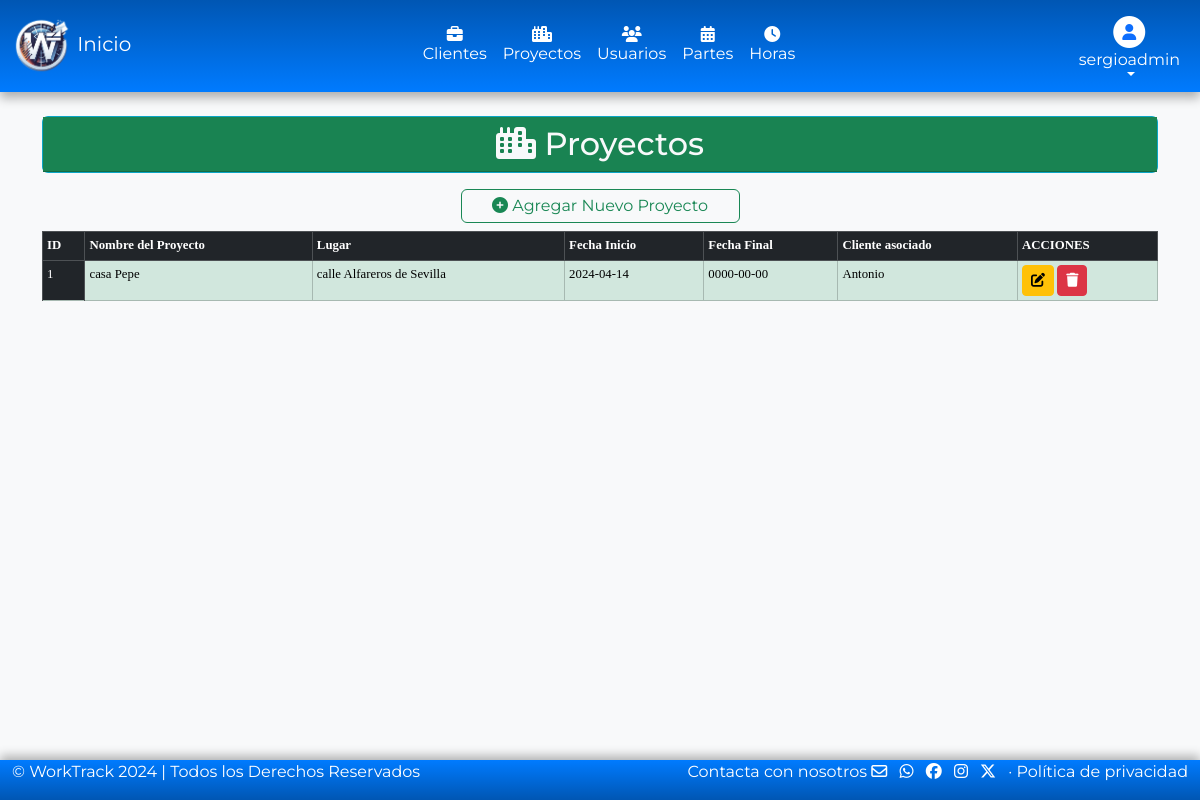
Page /models/proyectos/proyectos.php (signed in) on the earlier database version.
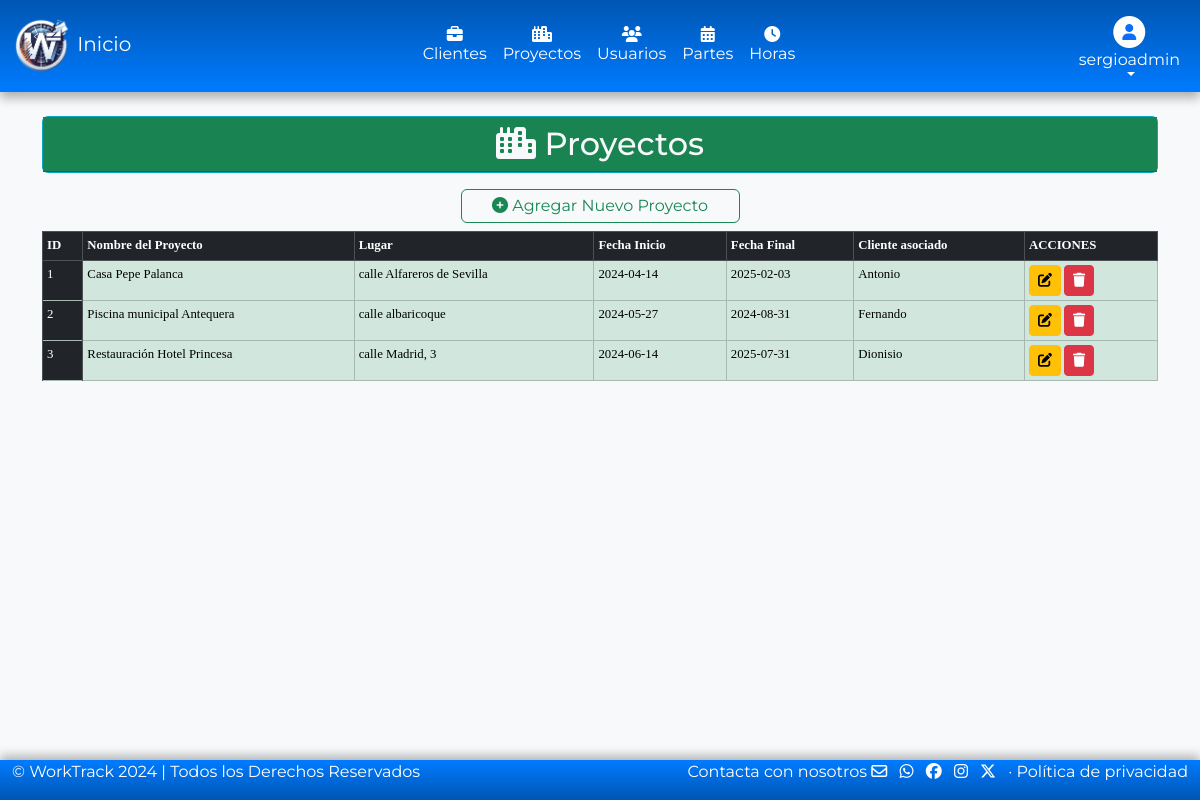
Same page on the later database version.
### tables this page shows
CREATE TABLE `proyectos` (
  `idProyecto` int(11) NOT NULL,
  `nombre` varchar(100) DEFAULT NULL,
  `lugar` varchar(100) DEFAULT NULL,
  `fechaInicio` date DEFAULT NULL,
  `fechaFin` date DEFAULT NULL,
  `idCliente` int(11) DEFAULT NULL
);

CREATE TABLE `clientes` (
  `idCliente` int(11) NOT NULL,
  `nombre` varchar(100) DEFAULT NULL,
  `apellidos` varchar(100) DEFAULT NULL,
  `email` varchar(100) DEFAULT NULL,
  `telefono` varchar(9) DEFAULT NULL,
  `direccion` varchar(255) DEFAULT NULL,
  `comentarios` text DEFAULT NULL
);

### models/proyectos/proyectos.php (the view, shortened to what this page needs)
<?php
require '../../config/conexion.php';
$consultaProyecto = $conexionbd->prepare("SELECT proyectos.idProyecto, proyectos.nombre, proyectos.lugar, proyectos.fechaInicio, proyectos.fechaFin, clientes.nombre AS nombreCliente
    FROM proyectos INNER JOIN clientes ON proyectos.idCliente = clientes.idCliente
");
$consultaProyecto->execute();
?>
<!DOCTYPE html>
<html lang="es">
<head>
    <link rel="stylesheet" href="/proyectoWT/assets/css/bootstrap.min.css">
    <link rel="stylesheet" href="/proyectoWT/assets/css/all.min.css">
</head>
<header>
    <?php
    if ($_SESSION['rol'] == 1) {
        require_once('../headerAdmin.php');
    } elseif ($_SESSION['rol'] == 2) {
        require_once('../headerUser.php');
    }
    ?>
</header>
<body>
    <div class="container py-4">
        <div class="card text-bg-info mb-3">
            <span class="placeholder-wave col-12 placeholder-lg bg-success">
                <h2 class="card-header text-center text-light"><i class="fa-solid fa-city"></i> Proyectos</h2>
            </span>
        </div>
        <div class="d-grid col-3 mx-auto">
        <?php if ($_SESSION['rol'] == 1) : ?>
            <a href="#" class="btn btn-outline-success p-1" data-bs-toggle="modal" data-bs-target="#nuevoProyectoModal"><i class="fa-solid fa-circle-plus"></i> Agregar Nuevo Proyecto</a>
            <?php else : ?>
                <button class='btn btn-outline-success p-1' onclick="alert('No tienes permisos, contacta con el administrador.'); return false;"><i class='fa-solid fa-circle-plus'></i> Agregar Nuevo Proyecto</button>
            <?php endif; ?>
        </div>
        <div class="table-responsive-sm">
            <table class="table table-sm table-hover table-bordered mt-2" style="font-size: 0.8em;">
                <thead class="table-dark">
                    <tr>
                        <th>ID</th>
                        <th>Nombre del Proyecto</th>
                        <th>Lugar</th>
                        <th>Fecha Inicio</th>
                        <th>Fecha Final</th>
                        <th>Cliente asociado</th>
                        <th>ACCIONES</th>
                    </tr>
                </thead>
                <tbody class="table-success">
                    <?php while ($registro = $consultaProyecto->fetch(PDO::FETCH_ASSOC)) : ?>
                        <tr>
                            <td class='table-dark'><?= htmlspecialchars($registro['idProyecto']); ?></td>
                            <td><?= htmlspecialchars($registro['nombre']); ?></td>
                            <td><?= htmlspecialchars($registro['lugar']); ?></td>
                            <td><?= htmlspecialchars($registro['fechaInicio']); ?></td>
                            <td><?= htmlspecialchars($registro['fechaFin']); ?></td>
                            <td><?= htmlspecialchars($registro['nombreCliente']); ?></td>
                            <td>
                                <?php if ($_SESSION['rol'] == 1) : ?>
                                    <a href='#' class='btn btn-sm btn-warning' data-bs-toggle='modal' data-bs-target='#editarProyectoModal' data-bs-id='<?= htmlspecialchars($registro['idProyecto']); ?>'>
                                        <i class='fa-solid fa-pen-to-square'></i>
                                    </a>
                                    <a href='#' class='btn btn-sm btn-danger' data-bs-toggle='modal' data-bs-target='#eliminarProyectoModal' data-bs-id='<?= htmlspecialchars($registro['idProyecto']); ?>'>
                                        <i class='fa-solid fa-trash'></i>
                                    </a>
                                <?php endif; ?>
                            </td>
                        </tr>
                    <?php endwhile; ?>
                </tbody>
            </table>
        </div>
    </div>
</body>
<footer>
    <?php
    require_once('../footer.php');
    ?>
</footer>
</html>

Differences in the rows shown:
changed proyectos "calle Alfareros de Sevilla": nombre "casa Pepe" → "Casa Pepe Palanca"; fechaFin "0000-00-00" → "2025-02-03"
added proyectos: idProyecto "2", nombre "Piscina municipal Antequera", lugar "calle albaricoque", fechaInicio "2024-05-27", fechaFin "2024-08-31", idCliente.nombre "Fernando"
added proyectos: idProyecto "3", nombre "Restauración Hotel Princesa", lugar "calle Madrid, 3", fechaInicio "2024-06-14", fechaFin "2025-07-31", idCliente.nombre "Dionisio"
